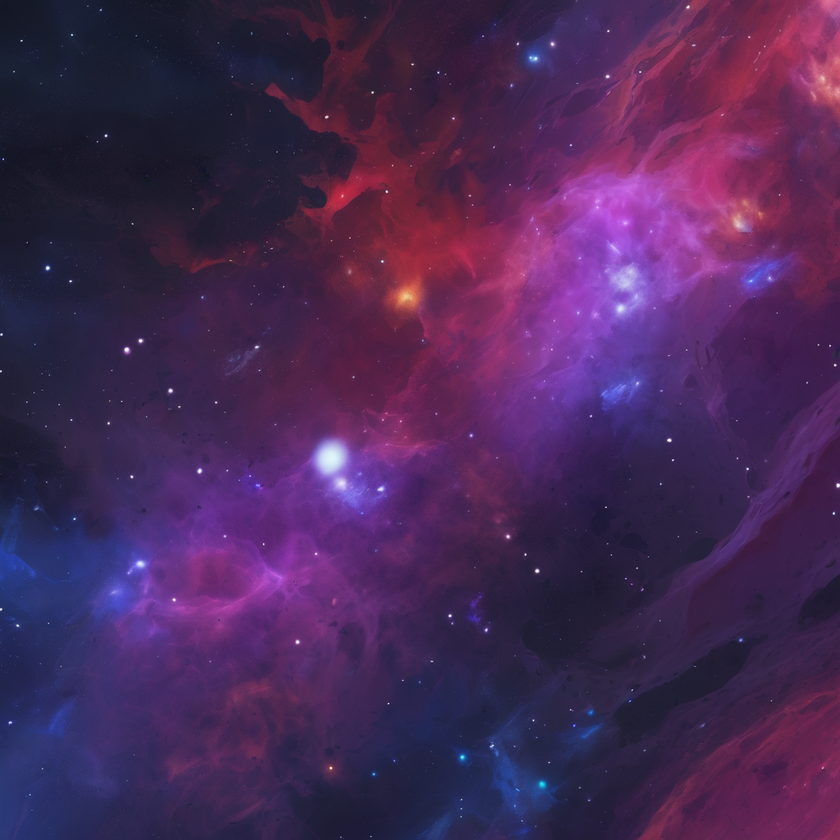
#> input picture CómputoEvolutivo/FrameworksGenéticos.TEX/fondo-original.png, 840 x 840 px, shrunk from 1024 x 1024 before the run
$ python FeatureExtraction.py '../../../CómputoEvolutivo/FrameworksGenéticos.TEX/fondo-original.png'
#> lines starting #> are read from the running program, lines starting #| are printed output that depends on the picture
### ReconocimientoDePatrones/ProyectoFinal.TEX/code/LovdogFeatureExtraction.py
import cv2 as cv
import pandas as pd
import numpy as np
import radiomics.glrlm as glrlm
import SimpleITK as sitk
from skimage.feature import graycomatrix, graycoprops

def extract_glcm_features(image, distance, angle, props):
    # Assure props, distance and angle are lists
    if type(distance) is not list:
        distance = [distance]

    if type(angle) is not list:
        angle = [angle]

    if type(props) is not list:
        props = [props]


    # Get GLCM
    glcm = graycomatrix(image, distance, angle, levels=256)

    # For each GLCM, get features as a new pandas Row
    features = {}
    for p in props:
        features[p] = np.reshape(graycoprops(glcm, p), -1)

    # Append features to a pandas DataFrame
    salida = pd.DataFrame.from_dict(features)

    return salida

def extract_glrl_features(image, angle, props):
    # Assure props, distance and angle are lists
    if type(angle) is not list:
        angle = [angle]

    if type(props) is not list:
        props = [props]

    # Intialize GLRLM
    # Set GLRLM parameters
    settings = {
        'distances': [1],                 # Pixel distances
        'angles': [0, np.pi/4, np.pi/2]   # Directions (0°, 45°)
    }

    # Convert to radiomics compatible array
    # Convert to SimpleITK format
    img = sitk.GetImageFromArray(image.astype(np.float32))
    print(img)

    # Get GLRL
    glrl = glrlm.RadiomicsGLRLM(img, img).execute()

    # [8 lines of commented-out code are left out]

### ReconocimientoDePatrones/ProyectoFinal.TEX/code/FeatureExtraction.py
import sys
import pandas as pd
import cv2 as cv
import numpy as np

from LovdogFeatureExtraction import extract_glcm_features
from LovdogFeatureExtraction import extract_glrl_features

def compute_idf(glcm):
    glcm_normalized = glcm / np.sum(glcm)  # Ensure normalized
    idf = 0.0
    rows, cols = glcm.shape[0:2]

    for i in range(rows):
        for j in range(cols):
            idf += glcm_normalized[i,j,0,0] / (1 + abs(i-j))

    return idf


def MAINGLCM(image,props):
    flag = True
    distancias = [1,3,7]
    angulos = [0, np.pi/4, np.pi/2, 3*np.pi/4]
    df = pd.DataFrame(columns=props)
    for img in image:
        src = cv.imread(img, cv.IMREAD_GRAYSCALE)
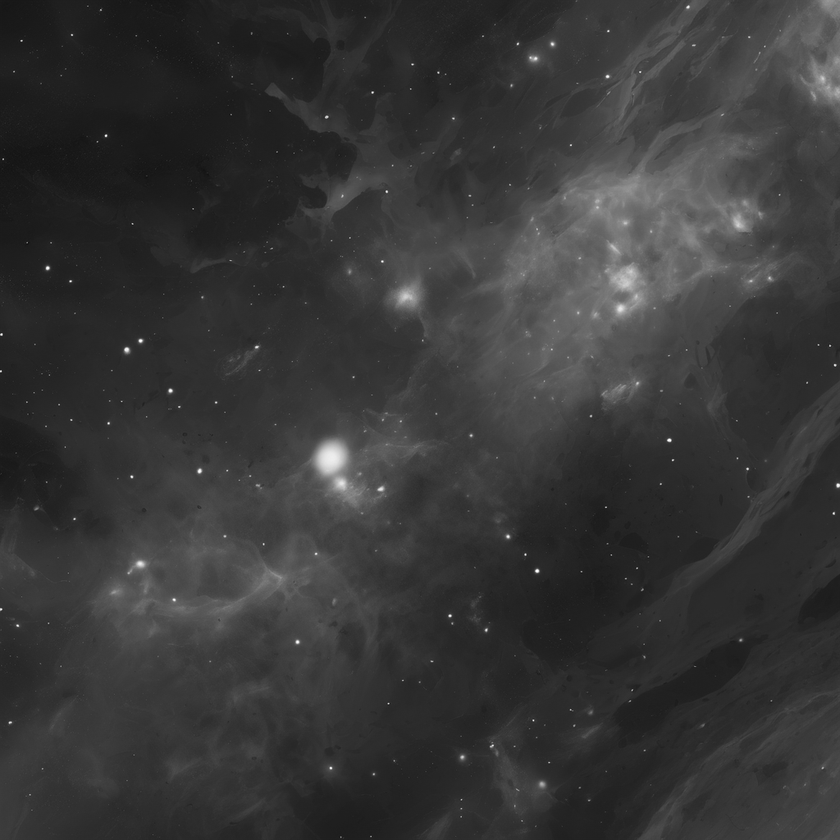
#> src: shape (840, 840); min 13, max 255, mean 55
        glcmFeatures = extract_glcm_features(src, distancias, angulos, props)
#> after the loop in extract_glcm_features, `for p in props:`: features = 6 items
#> in extract_glcm_features, `salida = pd.DataFrame.from_dict(features)`: salida = table of 12 rows and 6 columns
#> glcmFeatures = table of 12 rows and 6 columns
        if flag:
            df = pd.concat([df, glcmFeatures], ignore_index=True)
#> df = table of 12 rows and 6 columns
            flag = False
        else:
            df = glcmFeatures
    return glcmFeatures

def MAINGLRL(image,props):
    flag = True
    df = pd.DataFrame(columns=props)
    angulos = [0, np.pi/4, np.pi/2]
    for img in image:
        src = cv.imread(img, cv.IMREAD_GRAYSCALE)
        glrlFeatures = extract_glrl_features(src, angulos, props)
        if flag:
            df = pd.concat([df, glrlFeatures], ignore_index=True)
            flag = False
        else:
            df = glrlFeatures
    return glrlFeatures

if __name__ == "__main__":
    if len(sys.argv) < 2:
        print("Usage: python FeatureExtraction.py <image | image list> ")
        sys.exit(1)

    featuresGLCM = [
        "variance",
        "entropy",
        "energy",
        "correlation",
        "contrast",
        "homogeneity"
    ]
    featuresGLRL = [
        "SRE",
        "LRE",
        "GLN",
        "RLN",
        "RP"
    ]

    glcmFeatureMatrix = pd.DataFrame(columns=featuresGLCM)
    imagenes = sys.argv[1:]
    print(MAINGLCM(imagenes, featuresGLCM))
    print(MAINGLRL(imagenes, featuresGLRL))
#> (the call stopped at in extract_glrl_features, `img = sitk.GetImageFromArray(image.astype(np.float32))`: SimpleITK is not available in this run)
